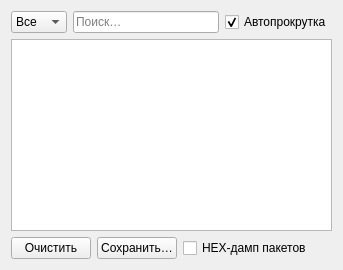
      <widget class="QWidget" name="tabLog">
       <attribute name="title"><string>Лог</string></attribute>
       <layout class="QVBoxLayout" name="logTabLayout">
        <item>
         <layout class="QHBoxLayout" name="logCtrlLayout">
          <item>
           <widget class="QComboBox" name="cmbLogFilter">
            <item><property name="text"><string>Все</string></property></item>
            <item><property name="text"><string>TX</string></property></item>
            <item><property name="text"><string>RX</string></property></item>
            <item><property name="text"><string>ERR</string></property></item>
           </widget>
          </item>
          <item><widget class="QLineEdit" name="editLogSearch"><property name="placeholderText"><string>Поиск…</string></property></widget></item>
          <item><widget class="QCheckBox" name="chkAutoScroll"><property name="text"><string>Автопрокрутка</string></property><property name="checked"><bool>true</bool></property></widget></item>
         </layout>
        </item>
        <item><widget class="QPlainTextEdit" name="logView"><property name="readOnly"><bool>true</bool></property></widget></item>
        <item>
         <layout class="QHBoxLayout" name="logBtnLayout">
          <item><widget class="QPushButton" name="btnLogClear"><property name="text"><string>Очистить</string></property></widget></item>
          <item><widget class="QPushButton" name="btnLogSave"><property name="text"><string>Сохранить…</string></property></widget></item>
          <item><widget class="QCheckBox" name="chkHexDump"><property name="text"><string>HEX-дамп пакетов</string></property></widget></item>
          <item>
           <spacer name="logBtnSpacer">
            <property name="orientation"><enum>Qt::Horizontal</enum></property>
            <property name="sizeHint" stdset="0"><size><width>20</width><height>10</height></size></property>
           </spacer>
          </item>
         </layout>
        </item>
       </layout>
      </widget>
